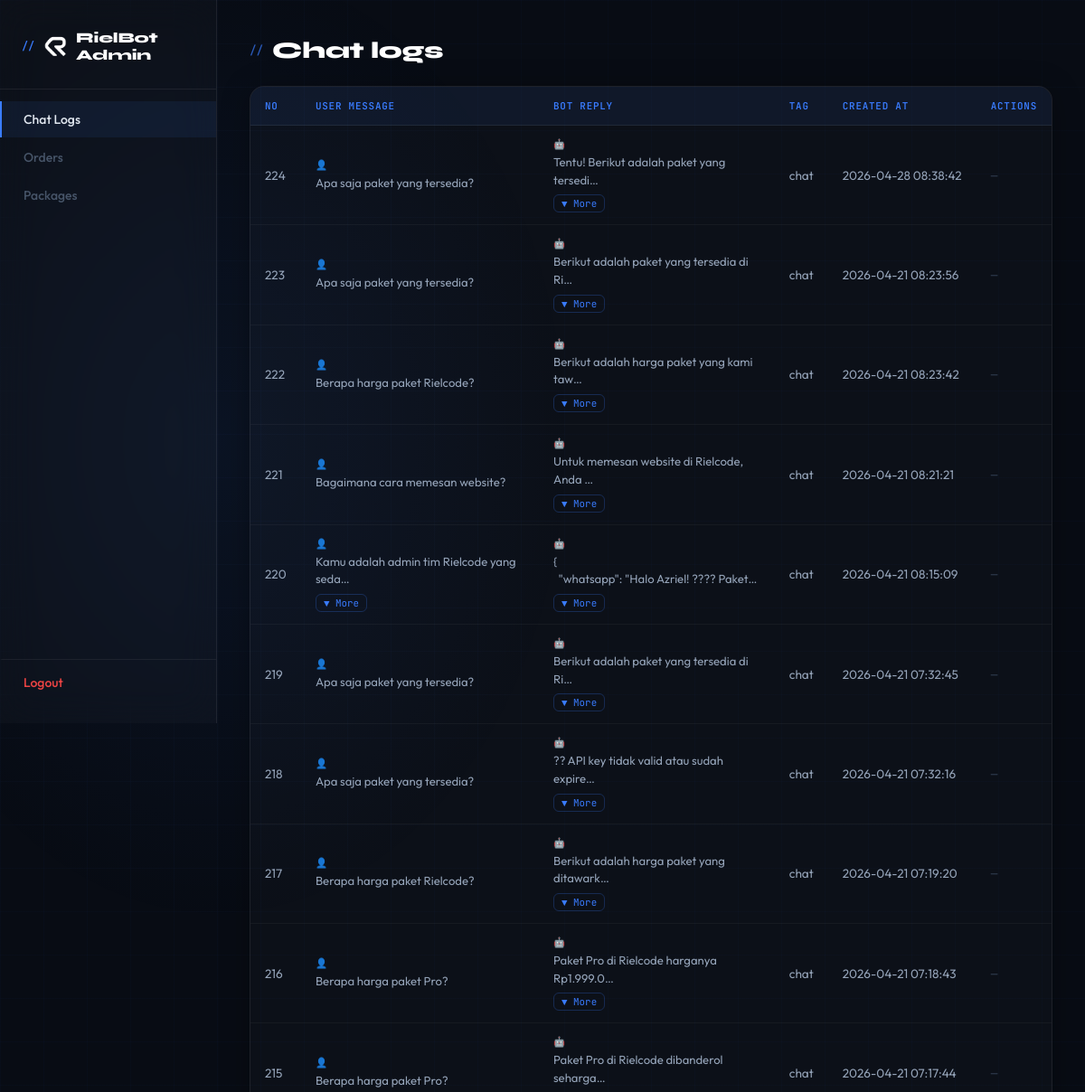
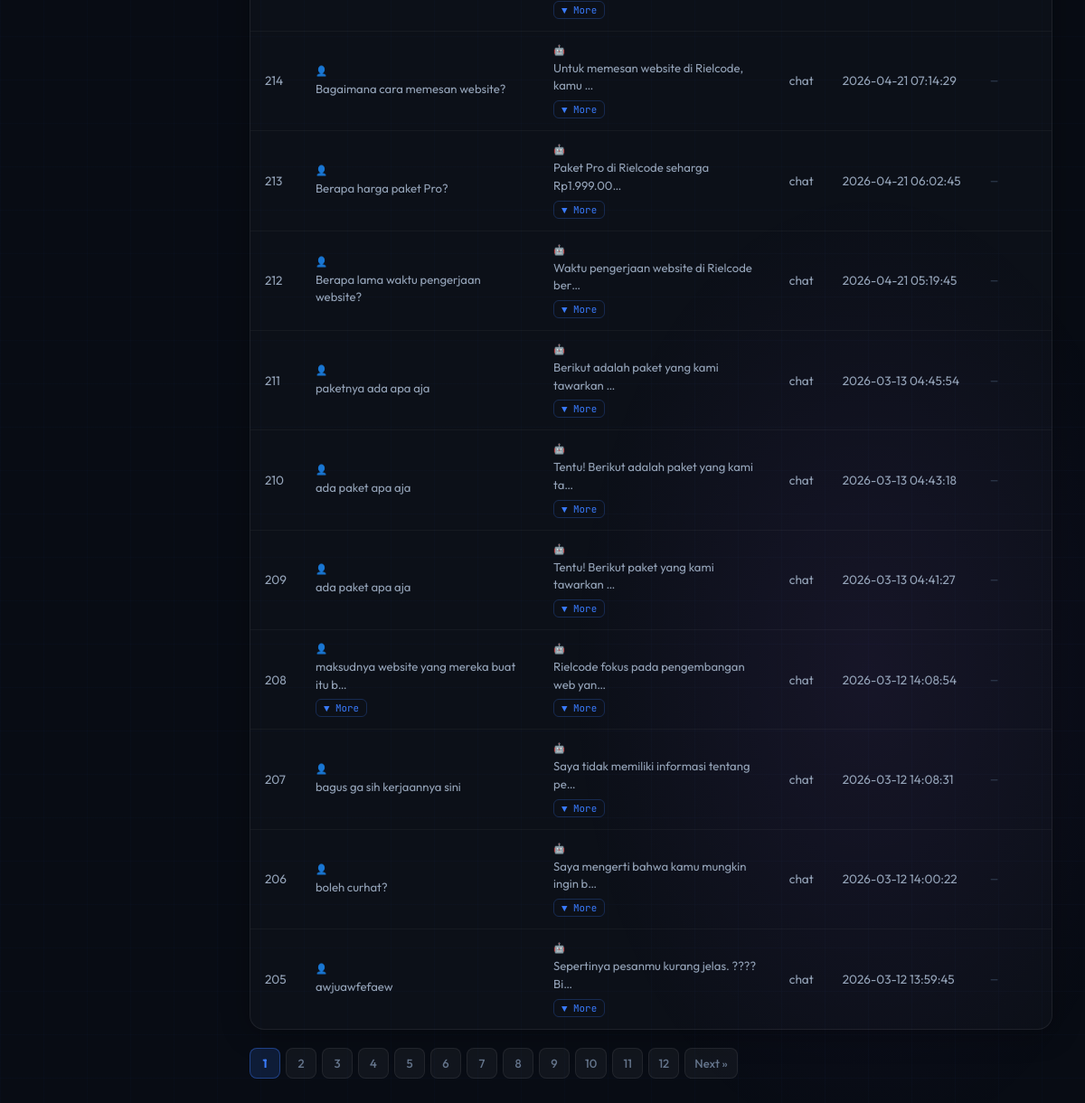
Page /admin.php (signed in) on the committed database (2 pictures, top to bottom).
### tables this page shows
CREATE TABLE `chat_logs` (
  `id` int(11) NOT NULL,
  `user_message` text NOT NULL,
  `bot_reply` text NOT NULL,
  `tag` varchar(50) NOT NULL,
  `created_at` timestamp NULL DEFAULT current_timestamp()
);

### admin.php (the view, shortened to what this page needs)
<?php
$configPath = '/home/rier5192/config.php';
if (file_exists($configPath)) {
    $config = require $configPath;
} else {
    $config = require __DIR__ . '/config.php';
}
$dbHost = $config['DB_HOST'] ?? 'localhost';
$dbName = $config['DB_NAME'] ?? 'rielcode';
$dbUser = $config['DB_USER'] ?? 'root';
$dbPass = $config['DB_PASS'] ?? '';
try {
    $pdo = new PDO("mysql:host=$dbHost;dbname=$dbName;charset=utf8", $dbUser, $dbPass);
    $pdo->setAttribute(PDO::ATTR_ERRMODE, PDO::ERRMODE_EXCEPTION);
} catch (PDOException $e) {
    die("DB Connection failed: " . htmlspecialchars($e->getMessage()));
}
$allowedTables = ['chat_logs', 'orders', 'packages'];
$table = in_array($_GET['table'] ?? '', $allowedTables) ? $_GET['table'] : 'chat_logs';
$items_per_page = 20;
$page           = max(1, (int)($_GET['page'] ?? 1));
$offset         = ($page - 1) * $items_per_page;
$total_items = (int)$pdo->query("SELECT COUNT(*) FROM `$table`")->fetchColumn();
$total_pages = max(1, (int)ceil($total_items / $items_per_page));
switch ($table) {
    case 'chat_logs':
    default:
        $stmt = $pdo->prepare("SELECT id, LEFT(user_message, 120) AS user_message, LEFT(bot_reply, 120) AS bot_reply, tag, created_at FROM chat_logs ORDER BY created_at DESC LIMIT :limit OFFSET :offset");
        $columns = ['id', 'user_message', 'bot_reply', 'tag', 'created_at'];
        break;
}
$stmt->bindValue(':limit',  $items_per_page, PDO::PARAM_INT);
$stmt->bindValue(':offset', $offset,         PDO::PARAM_INT);
$stmt->execute();
$logs = $stmt->fetchAll(PDO::FETCH_ASSOC);
?>
<!DOCTYPE html>
<html lang="en">
<head>
    <link rel="stylesheet" href="CSS/admin_style.css">
</head>
<body>
    <div class="wrapper">
        <div class="sidebar">
            <h2>
                <img src="IMG/Rielcode Logo Square Transparent Icon.png" alt="Rielcode" class="sidebar-logo">
                RielBot Admin
            </h2>
            <a href="admin.php?table=chat_logs" class="<?= $table === 'chat_logs' ? 'active' : '' ?>">Chat Logs</a>
            <a href="admin.php?table=orders" class="<?= $table === 'orders'    ? 'active' : '' ?>">Orders</a>
            <a href="admin.php?table=packages" class="<?= $table === 'packages'  ? 'active' : '' ?>">Packages</a>
            <a href="admin_logout.php">Logout</a>
        </div>
        <div class="main-content">
            <h1><?= ucfirst(str_replace('_', ' ', $table)) ?></h1>
            <div class="table-container">
                <table>
                    <thead>
                        <tr>
                            <?php foreach ($columns as $index => $col): ?>
                                <th><?= $index === 0 ? 'No' : ucfirst(str_replace('_', ' ', $col)) ?></th>
                            <?php endforeach; ?>
                            <th>Actions</th>
                        </tr>
                    </thead>
                    <tbody>
                        <?php
                        $no = in_array($table, ['chat_logs', 'orders'])
                            ? $total_items - $offset
                            : $offset + 1;
                        foreach ($logs as $row):
                        ?>
                            <tr>
                                <?php foreach ($columns as $index => $col): ?>
                                    <?php if ($index === 0): ?>
                                        <td><?= in_array($table, ['chat_logs', 'orders']) ? $no-- : $no++ ?></td>
                                    <?php else: ?>
                                        <td>
                                            <?php
                                            if ($table === 'packages' && $col === 'idr_price') {
                                                echo 'IDR ' . number_format($row[$col], 0, ',', '.');
                                            } elseif ($table === 'packages' && $col === 'us_price') {
                                                echo '$' . number_format($row[$col], 2, '.', ',');
                                            } elseif ($table === 'chat_logs' && in_array($col, ['user_message', 'bot_reply'])) {
                                                $uid     = 'msg-' . $row['id'] . '-' . $col;
                                                $preview = htmlspecialchars(mb_substr((string)$row[$col], 0, 40));
                                                $full    = htmlspecialchars((string)$row[$col]);
                                                $label   = $col === 'user_message' ? '👤' : '🤖';
                                                echo '
                                                <div class="expandable-cell">
                                                    <span class="msg-label">' . $label . '</span>
                                                    <span class="msg-preview" id="' . $uid . '-preview">' . $preview . (mb_strlen((string)$row[$col]) > 40 ? '…' : '') . '</span>
                                                    <span class="msg-full" id="' . $uid . '-full" style="display:none;">' . $full . '</span>
                                                    ' . (mb_strlen((string)$row[$col]) > 40 ? '<button class="expand-btn" onclick="toggleMsg(\'' . $uid . '\', this)">▼ More</button>' : '') . '
                                                </div>';
                                            } else {
                                                echo htmlspecialchars((string)$row[$col]);
                                            }
                                            ?>
                                        </td>
                                    <?php endif; ?>
                                <?php endforeach; ?>
                                <td>
                                    <?php if ($table === 'chat_logs'): ?>
                                        <span class="no-actions">—</span>
                                    <?php endif; ?>
                                </td>
                            </tr>
                        <?php endforeach; ?>
                    </tbody>
                </table>
            </div>
            <div class="pagination">
                <?php for ($i = 1; $i <= $total_pages; $i++): ?>
                    <a href="?table=<?= $table ?>&page=<?= $i ?>" class="<?= $i === $page ? 'active' : '' ?>"><?= $i ?></a>
                <?php endfor; ?>
                <?php if ($page < $total_pages): ?>
                    <a href="?table=<?= $table ?>&page=<?= $page + 1 ?>">Next &raquo;</a>
                <?php endif; ?>
            </div>
        </div>
    </div>
</body>
</html>

### CSS/admin_style.css (style rules this page uses)
*, *::before, *::after { margin: 0; padding: 0; box-sizing: border-box; }
html { scroll-behavior: smooth; }
body { font-family: "Outfit", sans-serif; background-color: #080c14; color: #e2e8f0; min-height: 100dvh; overflow-x: hidden; }
body::before { content: ""; position: fixed; inset: 0; background-image: radial-gradient(ellipse 60% 40% at 20% 20%, rgba(58,124,255,0.07) 0%, transparent 55%), radial-gradient(ellipse 50% 40% at 80% 80%, rgba(163,91,255,0.07) 0%, transparent 55%), linear-gradient(rgba(58,124,255,0.025) 1px, transparent 1px), linear-gradient(90deg, rgba(58,124,255,0.025) 1px, transparent 1px); background-size: auto, auto, 48px 48px, 48px 48px; pointer-events: none; z-index: 0; }
.wrapper { display: flex; min-height: 100dvh; position: relative; }
.sidebar { width: 240px; flex-shrink: 0; background: rgba(255,255,255,0.025); border-right: 1px solid rgba(255,255,255,0.07); display: flex; flex-direction: column; padding: 32px 0 24px; position: sticky; top: 0; height: 100dvh; overflow-y: auto; backdrop-filter: blur(20px); -webkit-backdrop-filter: blur(20px); }
.sidebar h2 { font-family: "Syne", sans-serif; font-size: 1rem; font-weight: 800; color: #fff; padding: 0 24px 28px; border-bottom: 1px solid rgba(255,255,255,0.07); margin-bottom: 12px; letter-spacing: -0.2px; display: flex; align-items: center; gap: 10px; }
.sidebar-logo { width: 26px; height: 26px; object-fit: contain; flex-shrink: 0; filter: brightness(1.1); }
.sidebar h2::before { content: "// "; font-family: "JetBrains Mono", monospace; font-size: 0.75rem; color: #3a7cff; font-weight: 500; }
.sidebar a { display: flex; align-items: center; gap: 10px; padding: 11px 24px; color: #475569; text-decoration: none; font-size: 0.875rem; font-weight: 500; transition: all 0.2s ease; border-left: 2px solid transparent; margin: 1px 0; }
.sidebar a.active { color: #e2e8f0; background: rgba(58,124,255,0.08); border-left-color: #3a7cff; }
.sidebar a[href="admin_logout.php"] { margin-top: auto; color: #ef4444; border-top: 1px solid rgba(255,255,255,0.06); padding-top: 16px; margin-top: auto; }
.main-content { flex: 1; padding: 40px 36px; min-width: 0; }
.main-content h1 { font-family: "Syne", sans-serif; font-size: 1.6rem; font-weight: 800; color: #fff; margin-bottom: 24px; letter-spacing: -0.3px; display: flex; align-items: center; gap: 10px; }
.main-content h1::before { content: "//"; font-family: "JetBrains Mono", monospace; font-size: 0.8rem; color: #3a7cff; font-weight: 500; opacity: 0.7; }
.table-container { background: rgba(255,255,255,0.02); border: 1px solid rgba(255,255,255,0.07); border-radius: 16px; overflow: hidden; box-shadow: 0 4px 32px rgba(0,0,0,0.3); }
table { width: 100%; border-collapse: collapse; font-size: 0.85rem; }
thead { background: rgba(58,124,255,0.07); border-bottom: 1px solid rgba(255,255,255,0.07); }
th { padding: 14px 16px; text-align: left; font-family: "JetBrains Mono", monospace; font-size: 0.68rem; font-weight: 600; color: #3a7cff; letter-spacing: 0.8px; text-transform: uppercase; white-space: nowrap; }
td { padding: 13px 16px; border-bottom: 1px solid rgba(255,255,255,0.04); color: #94a3b8; vertical-align: middle; max-width: 280px; overflow: hidden; text-overflow: ellipsis; white-space: nowrap; }
tbody tr { transition: background 0.15s ease; }
tbody tr:last-child td { border-bottom: none; }
.pagination { display: flex; gap: 6px; margin-top: 20px; flex-wrap: wrap; align-items: center; }
.pagination a { display: inline-flex; align-items: center; justify-content: center; min-width: 34px; height: 34px; padding: 0 10px; border-radius: 8px; background: rgba(255,255,255,0.04); border: 1px solid rgba(255,255,255,0.07); color: #64748b; text-decoration: none; font-size: 0.82rem; font-weight: 500; transition: all 0.2s ease; }
.pagination a.active { background: rgba(58,124,255,0.15); border-color: rgba(58,124,255,0.4); color: #3a7cff; font-weight: 700; }

### rows in the picture
chat_logs: label "👤", preview "Apa saja paket yang tersedia?", label "🤖", preview "Tentu! Berikut adalah paket yang tersedi", tag "chat", created_at "2026-04-28 08:38:42"
chat_logs: label "👤", preview "Apa saja paket yang tersedia?", label "🤖", preview "Berikut adalah paket yang tersedia di Ri", tag "chat", created_at "2026-04-21 08:23:56"
chat_logs: label "👤", preview "Berapa harga paket Rielcode?", label "🤖", preview "Berikut adalah harga paket yang kami taw", tag "chat", created_at "2026-04-21 08:23:42"
chat_logs: label "👤", preview "Bagaimana cara memesan website?", label "🤖", preview "Untuk memesan website di Rielcode, Anda", tag "chat", created_at "2026-04-21 08:21:21"
chat_logs: label "👤", preview "Kamu adalah admin tim Rielcode yang seda", label "🤖", preview "{ \"whatsapp\": \"Halo Azriel! ???? Paket", tag "chat", created_at "2026-04-21 08:15:09"
chat_logs: label "👤", preview "Apa saja paket yang tersedia?", label "🤖", preview "Berikut adalah paket yang tersedia di Ri", tag "chat", created_at "2026-04-21 07:32:45"
chat_logs: label "👤", preview "Apa saja paket yang tersedia?", label "🤖", preview "?? API key tidak valid atau sudah expire", tag "chat", created_at "2026-04-21 07:32:16"
chat_logs: label "👤", preview "Berapa harga paket Rielcode?", label "🤖", preview "Berikut adalah harga paket yang ditawark", tag "chat", created_at "2026-04-21 07:19:20"
chat_logs: label "👤", preview "Berapa harga paket Pro?", label "🤖", preview "Paket Pro di Rielcode harganya Rp1.999.0", tag "chat", created_at "2026-04-21 07:18:43"
chat_logs: label "👤", preview "Berapa harga paket Pro?", label "🤖", preview "Paket Pro di Rielcode dibanderol seharga", tag "chat", created_at "2026-04-21 07:17:44"
chat_logs: label "👤", preview "Bagaimana cara memesan website?", label "🤖", preview "Untuk memesan website di Rielcode, kamu", tag "chat", created_at "2026-04-21 07:14:29"
chat_logs: label "👤", preview "Berapa harga paket Pro?", label "🤖", preview "Paket Pro di Rielcode seharga Rp1.999.00", tag "chat", created_at "2026-04-21 06:02:45"
chat_logs: label "👤", preview "Berapa lama waktu pengerjaan website?", label "🤖", preview "Waktu pengerjaan website di Rielcode ber", tag "chat", created_at "2026-04-21 05:19:45"
chat_logs: label "👤", preview "paketnya ada apa aja", label "🤖", preview "Berikut adalah paket yang kami tawarkan", tag "chat", created_at "2026-03-13 04:45:54"
chat_logs: label "👤", preview "ada paket apa aja", label "🤖", preview "Tentu! Berikut adalah paket yang kami ta", tag "chat", created_at "2026-03-13 04:43:18"
chat_logs: label "👤", preview "ada paket apa aja", label "🤖", preview "Tentu! Berikut paket yang kami tawarkan", tag "chat", created_at "2026-03-13 04:41:27"
chat_logs: label "👤", preview "maksudnya website yang mereka buat itu b", label "🤖", preview "Rielcode fokus pada pengembangan web yan", tag "chat", created_at "2026-03-12 14:08:54"
chat_logs: label "👤", preview "bagus ga sih kerjaannya sini", label "🤖", preview "Saya tidak memiliki informasi tentang pe", tag "chat", created_at "2026-03-12 14:08:31"
chat_logs: label "👤", preview "boleh curhat?", label "🤖", preview "Saya mengerti bahwa kamu mungkin ingin b", tag "chat", created_at "2026-03-12 14:00:22"
chat_logs: label "👤", preview "awjuawfefaew", label "🤖", preview "Sepertinya pesanmu kurang jelas. ???? Bi", tag "chat", created_at "2026-03-12 13:59:45"

### other values in the picture
str_replace('_', ' ', $table) "Chat logs"
str_replace('_', ' ', $col) "USER MESSAGE"
str_replace('_', ' ', $col) "BOT REPLY"
str_replace('_', ' ', $col) "TAG"
str_replace('_', ' ', $col) "CREATED AT"
